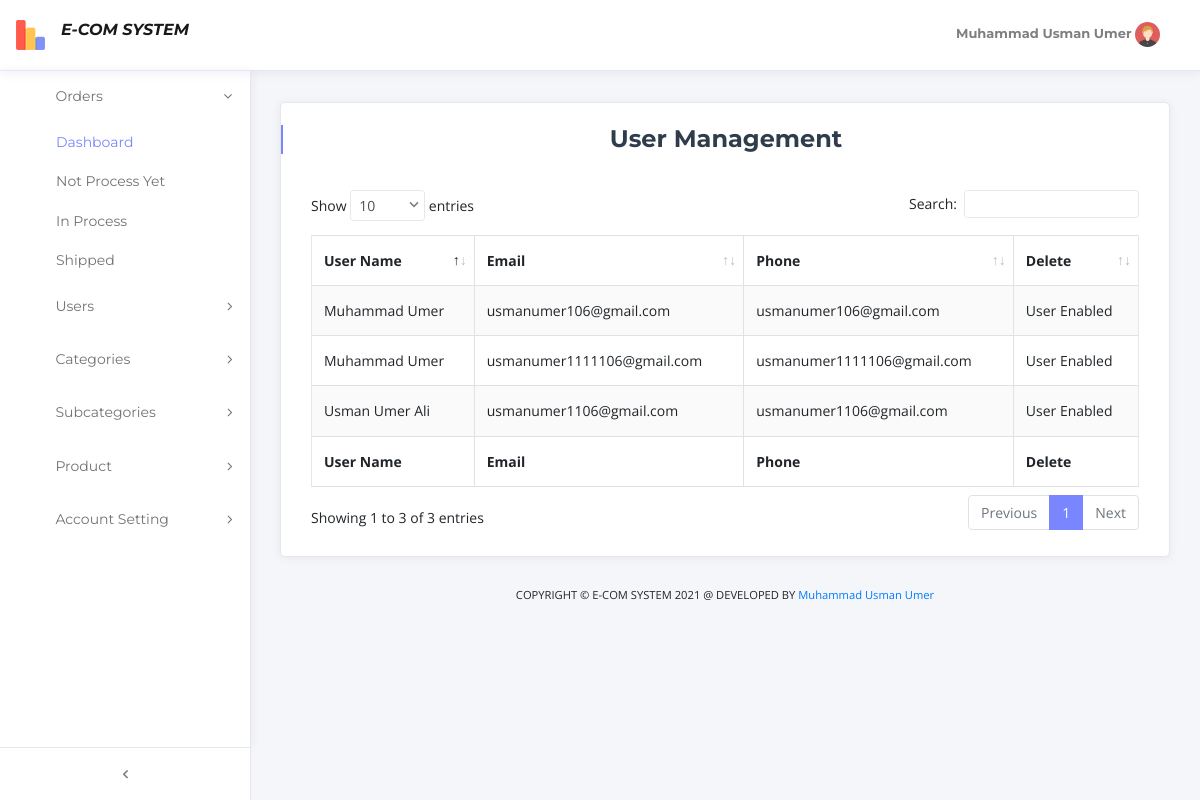
The page /showuser.php (signed in) on the database its author committed.
### tables this page shows
CREATE TABLE `user` (
  `user_id` int(255) NOT NULL,
  `user_firstname` varchar(255) NOT NULL,
  `user_lastname` varchar(255) NOT NULL,
  `user_email` varchar(255) NOT NULL,
  `user_address` varchar(255) NOT NULL,
  `user_status` int(255) NOT NULL DEFAULT 1,
  `user_password` varchar(255) NOT NULL,
  `user_phone` varchar(255) NOT NULL
);

### config/dbconfig.php (called while the page is built, shortened)
<?php
require_once('./config/operationsadmin.php');
class dbconfig
{
    public function db_connect()
    {
        $this->connection = mysqli_connect('localhost', 'root', '', 'e-com');
    }
}

### config/operationsadmin.php (called while the page is built, shortened)
<?php
require_once('./config/dbconfig.php');
$db = new dbconfig();
class operationsadmin extends dbconfig
{
    public function view_user()
    {
        global $db;
        $query = "SELECT * FROM `user`";
        $result = mysqli_query($db->connection, $query);
        return $result;
    }
}
?>

### showuser.php (the view, shortened to what this page needs)
<?php
require_once("header.php");
include_once('./config/dbconfig.php');
$db = new operationsadmin();
$result = $db->view_user();
?>
<div class="content-wrapper">
    <div class="container-fluid">
        <div class="row">
            <div class="col-xl-12">
                <div class="card card-shadow mb-4">
                    <div class="card-header border-0">
                        <div class="custom-title-wrap bar-primary">
                            <div class="custom-title text-center">
                                <h3>User Management</h3>
                            </div>
                        </div>
                    </div>
                    <div class="card-body- pt-3 pb-4">
                        <div class="table-responsive">
                            <table id="data_table" class="table table-bordered table-striped" cellspacing="0">
                                <thead>
                                    <tr>
                                        <th>User Name</th>
                                        <th>Email</th>
                                        <th>Phone</th>
                                        <th>Delete</th>
                                    </tr>
                                </thead>
                                <tfoot>
                                    <tr>
                                        <th>User Name</th>
                                        <th>Email</th>
                                        <th>Phone</th>
                                        <th>Delete</th>
                                    </tr>
                                </tfoot>
                                <tbody>
                                    <?php
                                    while ($data = mysqli_fetch_assoc($result)) {
                                    ?>
                                        <td><?php echo $data['user_firstname'] . " " . $data['user_lastname'] ?></td>
                                        <td><?php echo $data['user_email'] ?></td>
                                        <td><?php echo $data['user_email'] ?></td>
                                        <td> <?php
                                                if ($data['user_status'] == '1') {
                                                    echo "User Enabled";
                                                } else echo "User Disabled" ?></td>
                        </div>
                    </div>
                </div>
            </div>
        <?php
                                    }
        ?>
<?php
require_once("footer.php");
?>

### rows shown on the page
user: user_firstname "Usman", user_lastname "Umer Ali", user_email "usmanumer1106@gmail.com", user_status "User Enabled"
user: user_firstname "Muhammad", user_lastname "Umer", user_email "usmanumer106@gmail.com", user_status "User Enabled"
user: user_firstname "Muhammad", user_lastname "Umer", user_email "usmanumer1111106@gmail.com", user_status "User Enabled"

### other values the page prints
$_SESSION["adminname"] "Muhammad Usman Umer"
